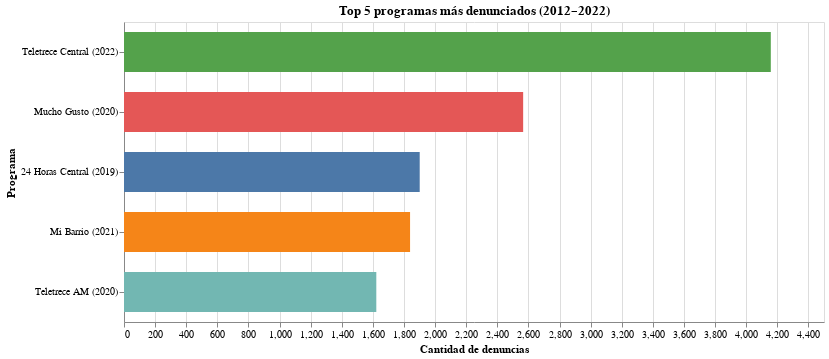

This figure's notebook cell:
### Code cell
import pandas as pd
import altair as alt

# Datos de los 5 casos clave
data = pd.DataFrame({
    'Programa': [
        'Teletrece Central (2022)',
        'Mucho Gusto (2020)',
        '24 Horas Central (2019)',
        'Mi Barrio (2021)',
        'Teletrece AM (2020)'
    ],
    'Denuncias': [4158, 2566, 1901, 1839, 1622]
})

# Crear gráfico de barras
chart = alt.Chart(data).mark_bar(size=40).encode(
    x=alt.X('Denuncias:Q', title='Cantidad de denuncias'),
    y=alt.Y('Programa:N', sort='-x', title='Programa'),
    color=alt.Color('Programa:N', legend=None)
).properties(
    width=700,
    height=300,
    title='Top 5 programas más denunciados (2012–2022)'
)

chart

### Figure 1 — Vega-Lite specification as saved in the notebook (floating-point values rounded to 4 significant figures)
{"config": {"view": {"continuousWidth": 300, "continuousHeight": 300}}, "data": {"name": "data-e6bfb0ed4fb7085cd23e94f4d7f40764"}, "mark": {"type": "bar", "size": 40}, "encoding": {"color": {"field": "Programa", "legend": null, "type": "nominal"}, "x": {"field": "Denuncias", "title": "Cantidad de denuncias", "type": "quantitative"}, "y": {"field": "Programa", "sort": "-x", "title": "Programa", "type": "nominal"}}, "height": 300, "title": "Top 5 programas más denunciados (2012–2022)", "width": 700, "$schema": "https://vega.github.io/schema/vega-lite/v5.20.1.json", "datasets": {"data-e6bfb0ed4fb7085cd23e94f4d7f40764": [{"Programa": "Teletrece Central (2022)", "Denuncias": 4158}, {"Programa": "Mucho Gusto (2020)", "Denuncias": 2566}, {"Programa": "24 Horas Central (2019)", "Denuncias": 1901}, {"Programa": "Mi Barrio (2021)", "Denuncias": 1839}, {"Programa": "Teletrece AM (2020)", "Denuncias": 1622}]}}
